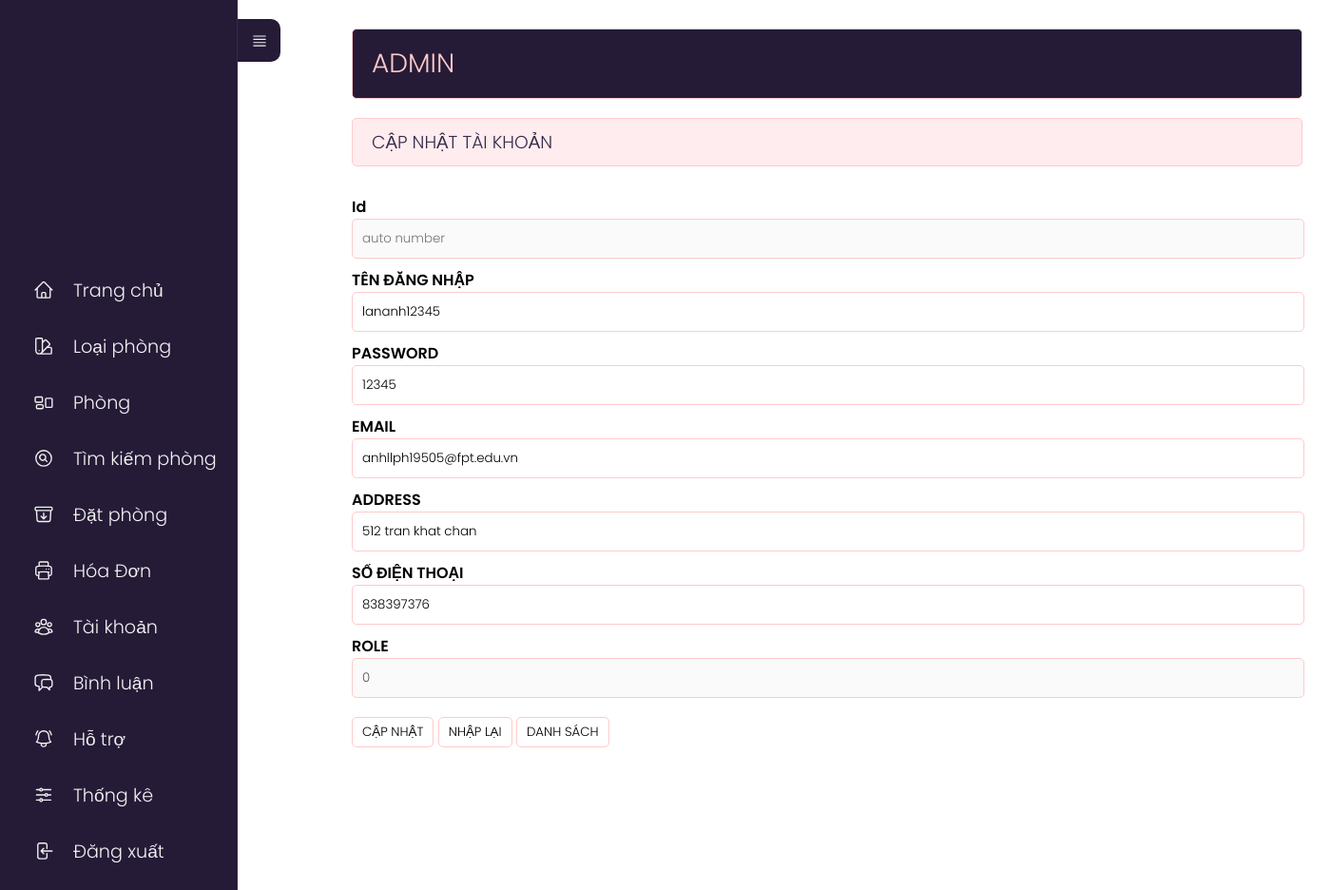
Screenshot of /admin/index.php?act=suatk&id=5 with the database file from the repository.
### tables this page shows
CREATE TABLE `taikhoan` (
  `id_user` int(11) NOT NULL,
  `username` varchar(255) NOT NULL,
  `password` varchar(10) NOT NULL,
  `email` varchar(255) NOT NULL,
  `tel` int(10) NOT NULL,
  `address` varchar(255) NOT NULL,
  `role` tinyint(2) NOT NULL DEFAULT 0
);

### model/pdo.php (called while the page is built, shortened)
<?php
function pdo_get_connection(){
    $dburl = "mysql:host=localhost;dbname=khachsan;charset=utf8";
    $user = 'root';
    $password = '';
    $conn = new PDO($dburl, $user, $password);
    $conn->setAttribute(PDO::ATTR_ERRMODE, PDO::ERRMODE_EXCEPTION);
    return $conn;
}
function pdo_query_one($sql){
    $sql_args = array_slice(func_get_args(), 1);
    try{
        $conn = pdo_get_connection();
        $stmt = $conn->prepare($sql);
        $stmt->execute($sql_args);
        $row = $stmt->fetch(PDO::FETCH_ASSOC);
        return $row;
    }
    catch(PDOException $e){
        throw $e;
    }
    finally{
        unset($conn);
    }
}

### model/taikhoan.php (called while the page is built, shortened)
<?php
    function loadone_taikhoan($id){
        $sql="select * from taikhoan where id_user=".$id;
        $tk=pdo_query_one($sql);
        return $tk;
    }
?>

### admin/taikhoan/update.php (the view, shortened to what this page needs)
<?php
if (is_array($tk)) {
    extract($tk);
}
?>
<div class="row">
    <div class="row mb headeradmin" style="width:1000px;">
        <h1 style="padding: 15px 0;">ADMIN </h1>
    </div>
    <div class="row mb10 formtittle" style="width:1000px;">
        <h3>CẬP NHẬT TÀI KHOẢN</h3>
    </div>
    <div class="row formcontent">
        <form action="index.php?act=updatetk" method="post">
            <div class="row mb10">
                <label for="">Id</label><br>
                <input type="text" placeholder="auto number" name="id" style="width:292%;" disabled>
            </div>
            <div class="row mb10">
                <label for="">TÊN ĐĂNG NHẬP</label><br>
                <input type="text" name="user" style="width:292%;" value="<?php if (isset($username) && ($username != "")) echo $username; ?>">
            </div>
            <div class="row mb10">
                <label for="">PASSWORD</label><br>
                <input type="text" name="password" style="width:292%;" value="<?= $password ?>">
            </div>
            <div class="row mb10">
                <label for="">EMAIL</label><br>
                <input type="text" name="email" style="width:292%;" value="<?= $email ?>">
            </div>
            <div class="row mb10">
                <label for="">ADDRESS</label><br>
                <input type="text" name="address" style="width:292%;" value="<?= $address ?>">
            </div>
            <div class="row mb10">
                <label for="">SỐ ĐIỆN THOẠI</label><br>
                <input type="text" name="tel" style="width:292%;" value="<?= $tel ?>">
            </div>
            <div class="row mb10">
                <label for="">ROLE</label><br>
                <input type="text" name="role" style="width:292%;" value="<?= $role ?>" disabled>
            </div>
            <div class="row mb10" style="margin-top:10px;">
                <input type="submit" name="capnhat" value="CẬP NHẬT">
                <input type="reset" name="nhaplai" value="NHẬP LẠI">
                <a href="index.php?act=dskh"><input type="button" value="DANH SÁCH"></a>
            </div>
        </form>
    </div>
</div>
</div>

### view_demo/css/styleadmin.css (style rules this page uses)
* { padding: 0; margin: 0; box-sizing: border-box; font-family: 'Poppins', sans-serif; font-weight: 300; }
body { position: relative; width: 100%; min-height: 150vh; }
.row { float: left; width: 70%; }
.mb { margin-bottom: 20px; }
.mb10 { margin-bottom: 10px; }
.formtk input[type="text"], .formtk input[type="password"], .formcontent input[type="text"], .formcontent input[type="password"] { width: 100%; border: 1px solid #FFCACA; padding: 10px; border-radius: 5px; }
.formtk input[type="submit"], .formcontent input[type="submit"], .formcontent input[type="reset"], .formcontent input[type="button"] { border-radius: 5px; padding: 5px 10px; background-color: #ffffff; border: 1px solid #FFCACA; }
.headeradmin { background-color: #251B37; border: 1px solid #FFCACA; color: #FFCACA; border-radius: 5px; padding: 0px 20px; width: 70%; }
.headeradmin h1 { font-size: 2vw; }
.formtittle { background-color: #FFECEF; border: 1px solid #FFCACA; color: #372948; border-radius: 5px; padding: 10px 20px; }
.formcontent { padding: 20px 0; }
.formcontent label { font-weight: 600; }

### rows the page displays
taikhoan: user "lananh12345", password "12345", email "anhllph19505@fpt.edu.vn", address "512 tran khat chan", tel "838397376", role "0"
